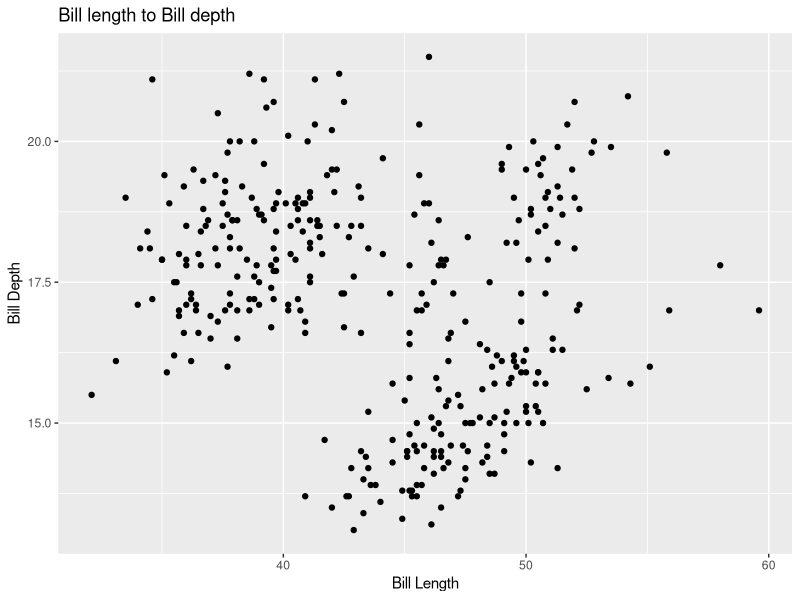

The R script that drew this image:
## ---- chunk 1

library(tidyverse)
library(palmerpenguins)
## ---- chunk 2
penguins |>
  group_by(species)|>
  summarize(
    average_bill_length = mean(bill_length_mm, na.rm = TRUE)
  )

## ---- chunk 3
ggplot(
  data = penguins,
  aes(x = bill_length_mm, y = bill_depth_mm)
) +
  geom_point() +
  labs(
    title = "Bill length to Bill depth",
    x = "Bill Length",
    y = "Bill Depth"
  )
  
